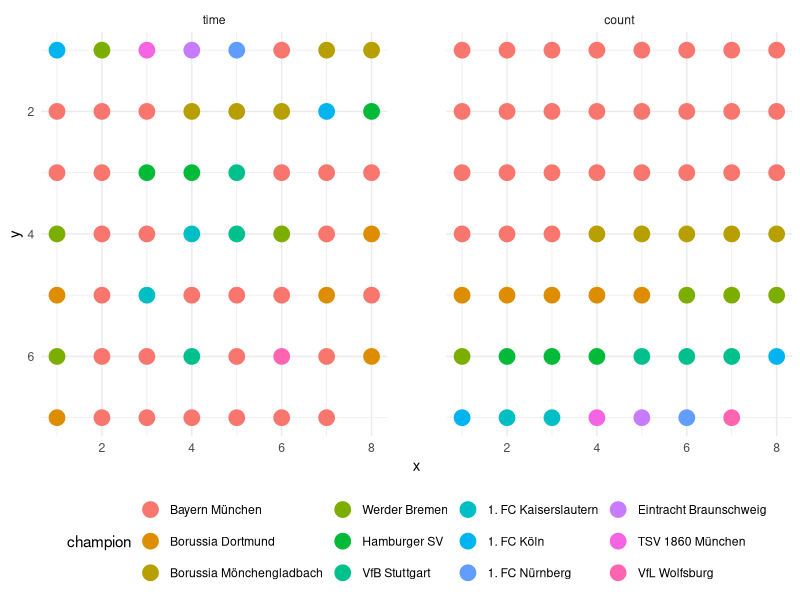

Source code (R):
library(tidyverse)
library(gganimate)
library(ggtext)
library(here)

base_path <- here("2022", "01")

champions <- tribble(
  ~year, ~champion,
  1964, "1. FC Köln",
  1965, "Werder Bremen",
  1966, "TSV 1860 München",
  1967, "Eintracht Braunschweig",
  1968, "1. FC Nürnberg",
  1969, "Bayern München",
  1970, "Borussia Mönchengladbach",
  1971, "Borussia Mönchengladbach",
  1972, "Bayern München",
  1973, "Bayern München",
  1974, "Bayern München",
  1975, "Borussia Mönchengladbach",
  1976, "Borussia Mönchengladbach",
  1977, "Borussia Mönchengladbach",
  1978, "1. FC Köln",
  1979, "Hamburger SV",
  1980, "Bayern München",
  1981, "Bayern München",
  1982, "Hamburger SV",
  1983, "Hamburger SV",
  1984, "VfB Stuttgart",
  1985, "Bayern München",
  1986, "Bayern München",
  1987, "Bayern München",
  1988, "Werder Bremen",
  1989, "Bayern München",
  1990, "Bayern München",
  1991, "1. FC Kaiserslautern",
  1992, "VfB Stuttgart",
  1993, "Werder Bremen",
  1994, "Bayern München",
  1995, "Borussia Dortmund",
  1996, "Borussia Dortmund",
  1997, "Bayern München",
  1998, "1. FC Kaiserslautern",
  1999, "Bayern München",
  2000, "Bayern München",
  2001, "Bayern München",
  2002, "Borussia Dortmund",
  2003, "Bayern München",
  2004, "Werder Bremen",
  2005, "Bayern München",
  2006, "Bayern München",
  
  2007, "VfB Stuttgart",
  2008, "Bayern München",
  2009, "VfL Wolfsburg",
  2010, "Bayern München",
  2011, "Borussia Dortmund",
  2012, "Borussia Dortmund",
  2013, "Bayern München",
  2014, "Bayern München",
  2015, "Bayern München",
  2016, "Bayern München",
  2017, "Bayern München",
  2018, "Bayern München"
)
champions

nrow(champions)

# prepare dataframe into to grids (time, title count) for the plot 
max_cols <- 8
df_plot <- champions %>% 
  # create grid by year
  mutate(id = row_number(),
         grid_time_x = (row_number() - 1) %% max_cols + 1,
         grid_time_y = (row_number() + (max_cols - 1)) %/% max_cols) %>% 
  # create grid by number of titles
  add_count(champion, name = "total_titles") %>% 
  arrange(-total_titles, year) %>% 
  mutate(
    champion = fct_reorder(champion, -total_titles),
    grid_count_x = (row_number() - 1) %% max_cols + 1,
    grid_count_y = (row_number() + (max_cols - 1)) %/% max_cols) %>% 
  # reshape to long format to switch between order by year and order by title count
  pivot_longer(cols = starts_with("grid_"), names_to = c("order", "name"), 
               names_pattern = "grid_(.+)_(.+)") %>% 
  pivot_wider(id_cols = c(year, champion, id, total_titles, order),
              names_from = "name", values_from = "value") %>% 
  # make order a factor with time first, then title count
  mutate(order = factor(order, levels = c("time", "count"))) %>% 
  arrange(year) 

# with facets
df_plot %>% 
  ggplot(aes(x, y)) +
  geom_point(aes(color = champion), size = 5) +
  scale_y_reverse() +
  facet_wrap(vars(order)) +
  theme_minimal() +
  theme(
    legend.position = "bottom",
    panel.spacing.x = unit(1.5, "cm")
  )

# animated
df_plot %>% 
  ggplot(aes(x, y)) +
  geom_point(aes(color = champion), size = 8) +
  scale_y_reverse() +
  theme_minimal() +
  theme(
    legend.position = "bottom"
  ) +
  transition_states(order)
